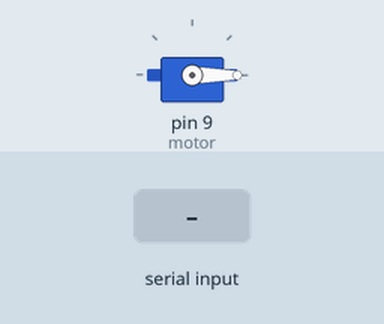
The sketch below on a simulated Arduino Uno, built with avr-gcc and run on an emulated ATmega328P. Parts: servo. The inputs (shaded band) are chosen by the test bench.

Above: at 1.2 s.
1.3 s: "1" received over Serial
At 1.76 s:
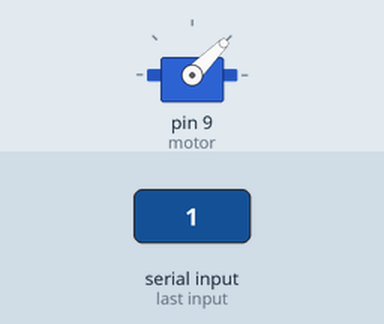
At 3.8 s:
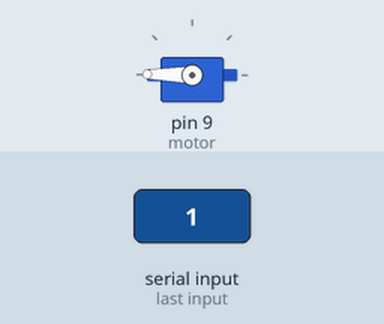
4.3 s: "0" received over Serial
At 4.6 s:
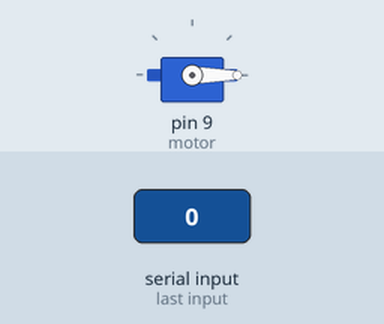
Timing chart, 0 to 7.3 s (numbered marks = the images above; inputs shaded):
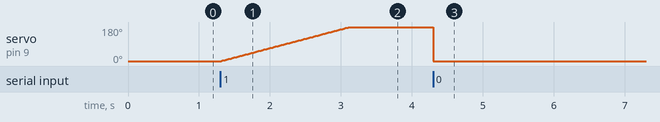

The sketch:

sketch_jan05a.ino
```cpp
#include <Servo.h>
Servo servo;
int motor = 9;
char value;

void setup() {
  Serial.begin(9600);
  servo.attach(motor);
  servo.write(0);
}

void loop() {
  while(Serial.available()) {
    value = Serial.read();

    if(value == '1') {
      for(int i = 0; i < 180; i++) {
        servo.write(i);
        delay(10);
      }
    }
    else if (value == '0') {
      servo.write(0);
    }
  }
}
```

Measured:
- after the input at 1.3 s, servo on pin 9 (motor): moves from 0° to 179° over 1.8 s, starting at once
- after the input at 4.3 s, servo on pin 9 (motor): 179° → 0° at once
